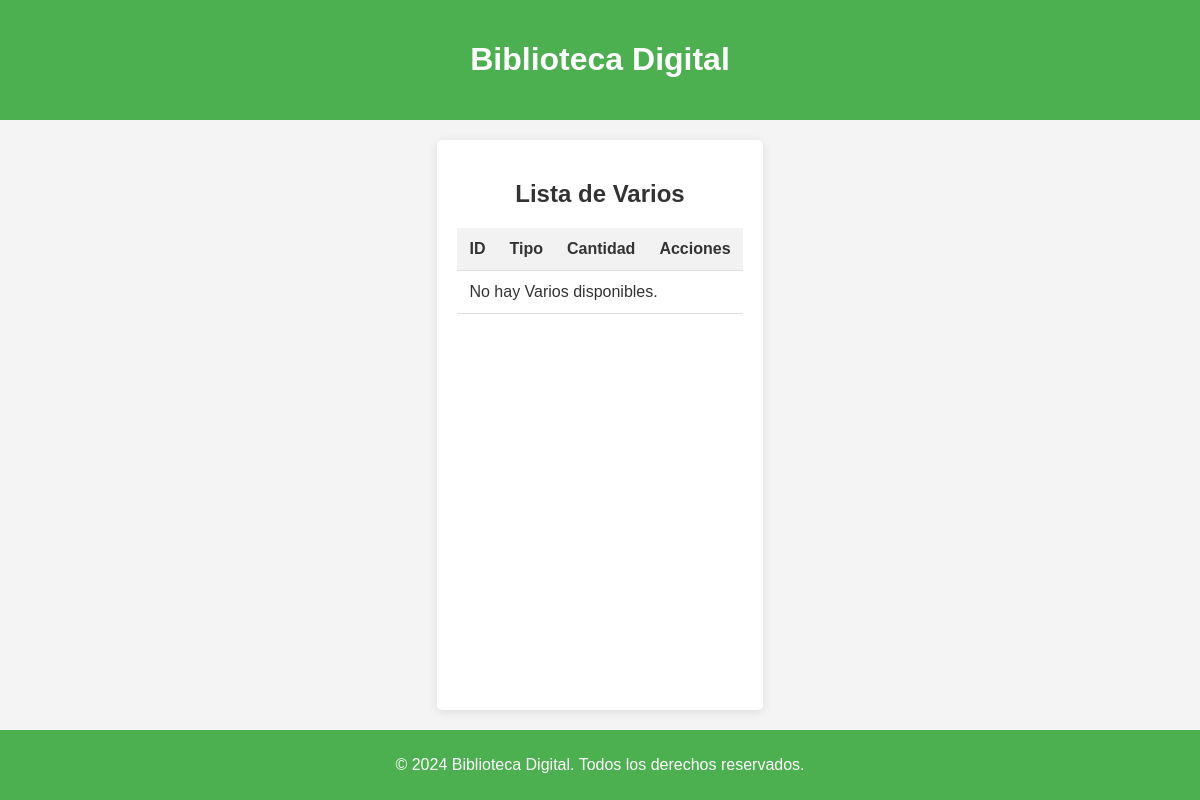
The page /libros/varios/ on the database as committed earlier.
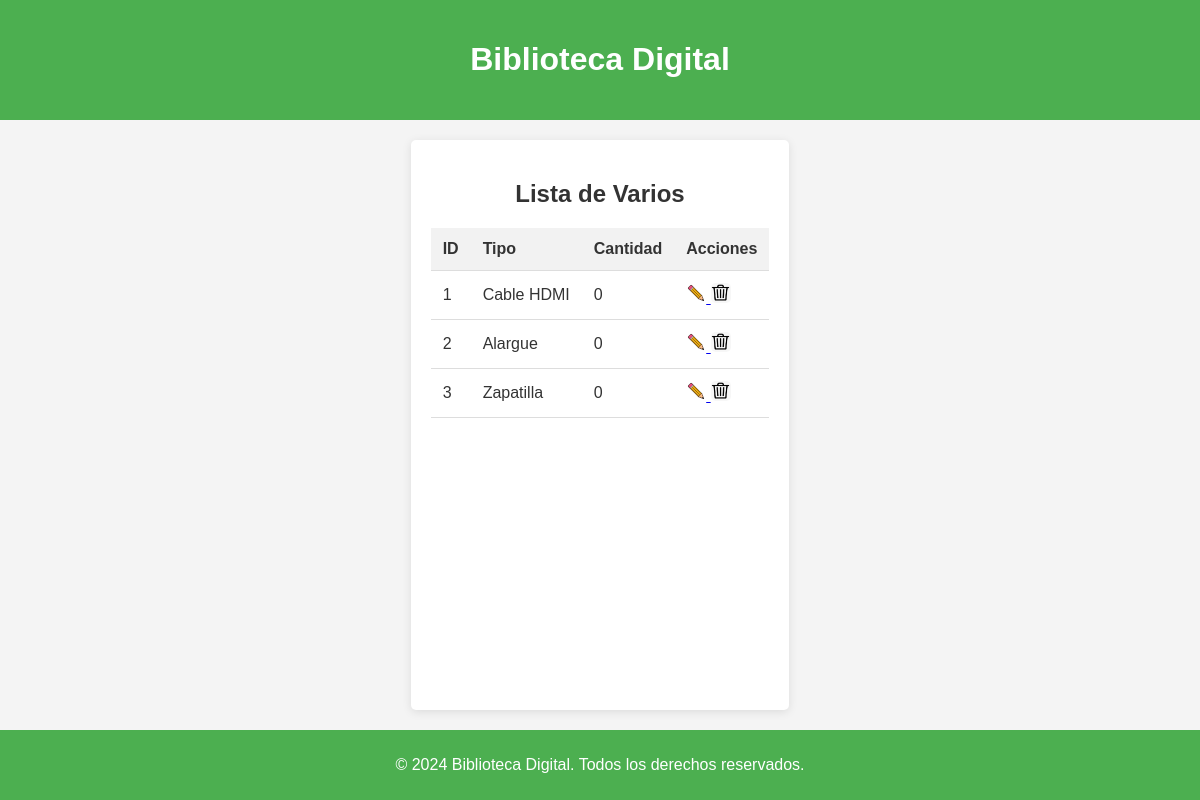
The same page on the database as committed later.
### libros/models.py (models this page shows, shortened)
class Inventario(models.Model):
    id_inventario = models.AutoField(primary_key=True)
    estado = models.CharField(max_length=255, null=True, default="Disponible")
    motivo_baja = models.CharField(max_length=255, null=True)
    descripcion = models.TextField(null=True)
    num_ejemplar = models.IntegerField(null=True)
    imagen_rota = models.ImageField(
        upload_to='imagenes_rota/', null=True, blank=True)  # Nuevo campo

class Varios(Inventario):
    id_varios = models.AutoField(primary_key=True)  # Cambia IntegerField a AutoField
    tipo = models.CharField(max_length=255)

class Inventario(models.Model):
    id_inventario = models.AutoField(primary_key=True)
    estado = models.CharField(max_length=255, null=True, default="Disponible")
    motivo_baja = models.CharField(max_length=255, null=True)
    descripcion = models.TextField(null=True)
    num_ejemplar = models.IntegerField(null=True)
    imagen_rota = models.ImageField(
        upload_to='imagenes_rota/', null=True, blank=True)  # Nuevo campo

### libros/views.py (the view)
# urls.py: path('varios/', views.varios_view, name='varios'),
def varios_view(request):
    varios = Varios.objects.filter(estado='Disponible')
    return render(request, 'libros/varios.html', {'varios': varios})

### libros/templates/libros/varios.html (shortened to what this page needs)
<!DOCTYPE html>
<html lang="es">
<head>
    {% load static %}
    <link rel="stylesheet" href="{% static 'libros/css/styles.css' %}">
</head>
<body>
    <header>
        <h1>Biblioteca Digital</h1>
    </header>
    <main>
        <h2>Lista de Varios</h2>
        <table>
            <thead>
                <tr>
                    <th>ID</th>
                    <th>Tipo</th>
                    <th>Cantidad</th>
                    <th>Acciones</th>
                </tr>
            </thead>
            <tbody>
                {% for var in varios %}
                <tr>
                    <td>{{ var.id_varios }}</td>
                    <td>{{ var.tipo }}</td>
                    <td>{{ var.num_ejemplar }}</td>
                    <td>
                        <a href="{% url 'editar_varios' var.id_varios %}">
                            <img src="{% static 'libros/img/lapiz.png' %}" alt="Editar"
                                style="cursor: pointer; width: 20px; height: 20px;">
                        </a>
                        <img src="{% static 'libros/img/trash.png' %}" alt="Eliminar"
                            onclick="abrirModal({{ var.id_varios }})"
                            style="cursor: pointer; width: 20px; height: 20px;">
                    </td>
                </tr>
                {% empty %}
                <tr>
                    <td colspan="6">No hay Varios disponibles.</td>
                </tr>
                {% endfor %}
            </tbody>
        </table>
    </main>
    <footer>
        <p>&copy; 2024 Biblioteca Digital. Todos los derechos reservados.</p>
    </footer>
</body>
</html>

Rows that differ between the two databases and show on the page:
added Varios: id_varios "1", tipo "Cable HDMI", num_ejemplar "0"
added Varios: id_varios "2", tipo "Alargue", num_ejemplar "0"
added Varios: id_varios "3", tipo "Zapatilla", num_ejemplar "0"
Other text that changed with them:
text no longer shown: "No hay Varios disponibles."
